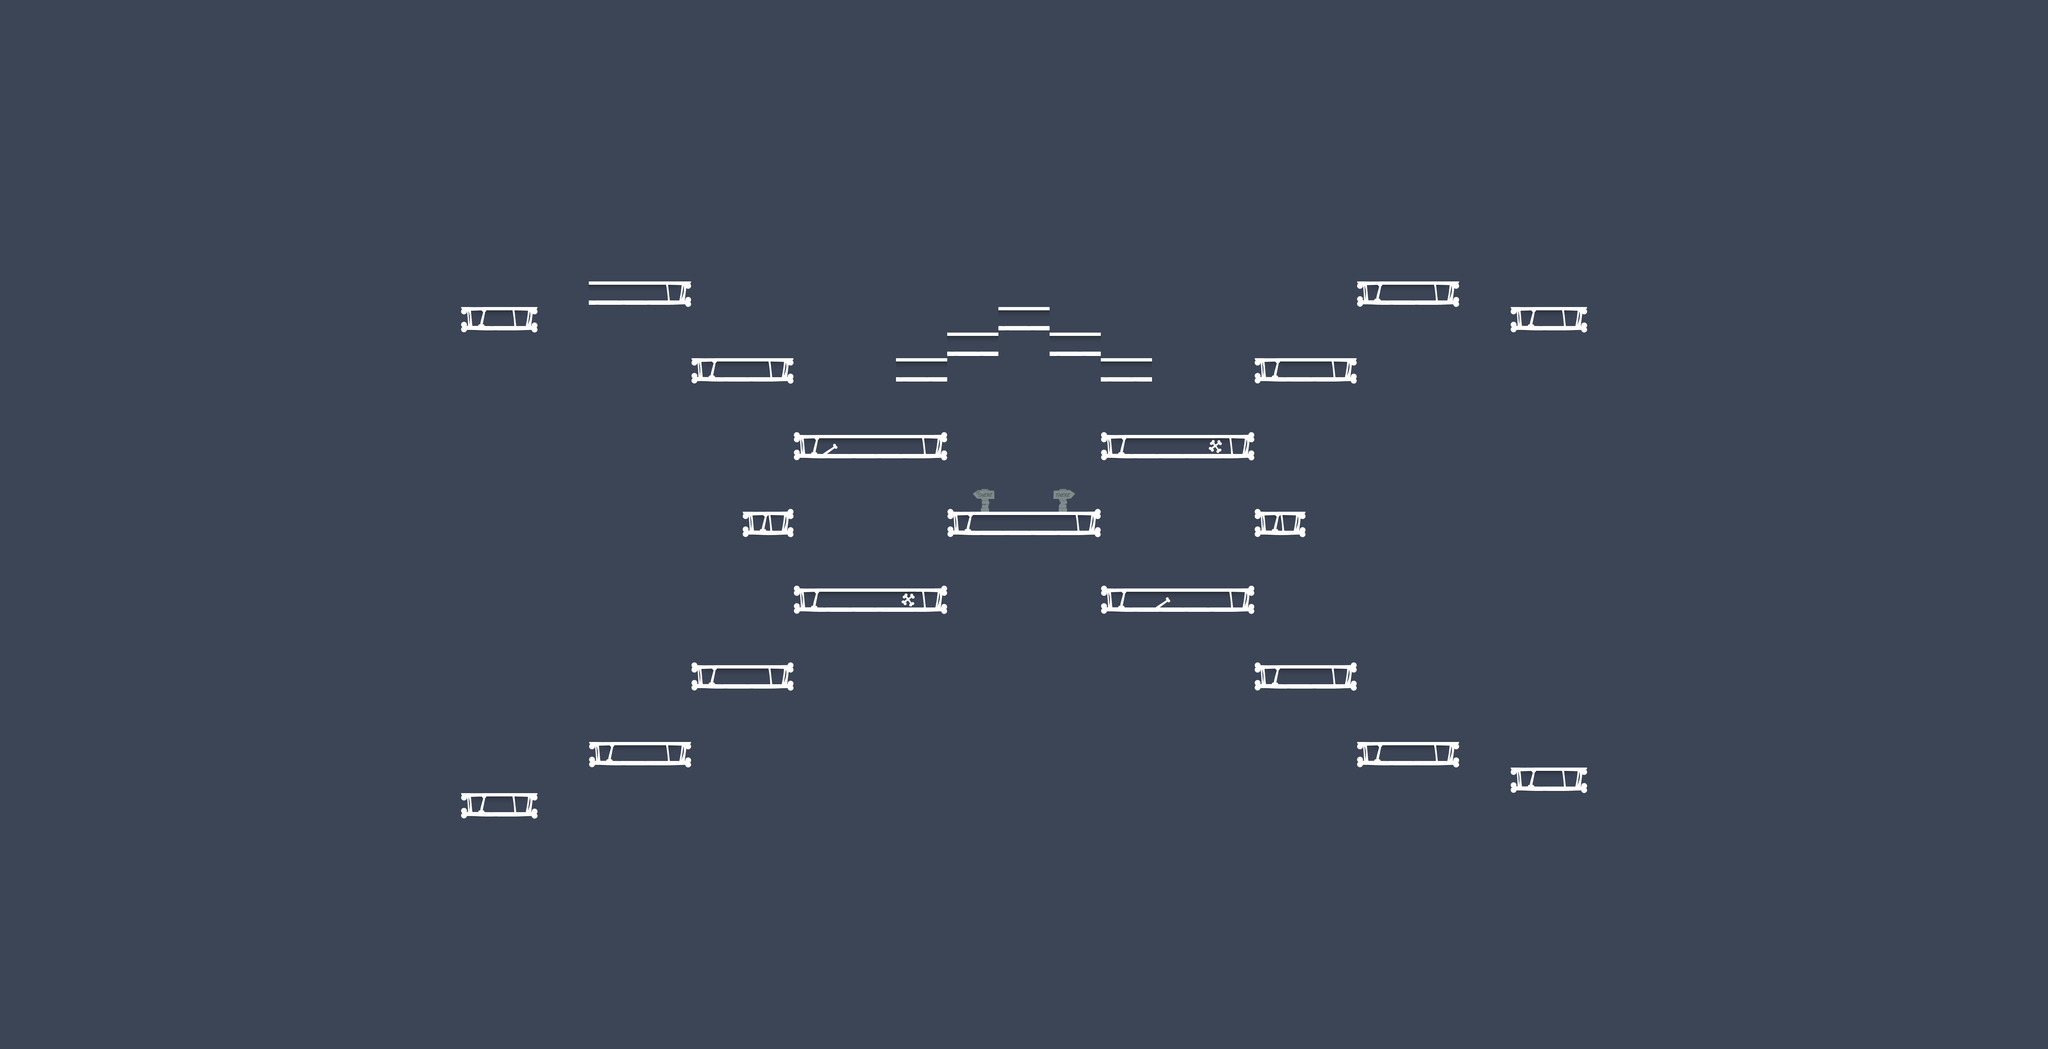

Tiled map render using the project's own tile images. Description and the map definition, with tile-layer contents summarised, below:
An orthogonal 80x41 tile map with 70x70 px tiles, 2 tile layers (collision, foreground) and 17 objects (9x enemy, 4x health, items, door, gun, ...).

<map version="1.2" tiledversion="1.2.2" orientation="orthogonal" renderorder="right-down" width="80" height="41" tilewidth="70" tileheight="70" infinite="0" backgroundcolor="#3c4556" nextlayerid="10" nextobjectid="26">
 <tileset firstgid="1" name="map_tiles_70" tilewidth="70" tileheight="70" tilecount="16" columns="8">
  <image source="../images/map_tiles.png" width="560" height="140" />
  <terraintypes>
   <terrain name="New Terrain" tile="-1" />
   <terrain name="New Terrain" tile="-1" />
  </terraintypes>
  <tile id="0" terrain=",,0,0" />
  <tile id="1" terrain="0,0,0,0" />
  <tile id="2" terrain="0,,0," />
  <tile id="3" terrain="0,,," />
 </tileset>
 <objectgroup color="#ffff00" id="1" name="items">
  <object id="1" name="key" type="items" x="1711.21" y="1957.27" width="70" height="70" />
  <object id="2" name="door" x="3824.85" y="1945.15" width="70" height="70" />
  <object id="3" name="health" x="4211.21" y="2021.21" width="70" height="70" />
  <object id="4" name="gun" x="1712.12" y="696.061" width="70" height="70" />
  <object id="5" name="health" x="1322.12" y="760.606" width="70" height="70" />
  <object id="6" name="health" x="1324.24" y="2091.21" width="70" height="70" />
  <object id="16" name="health" x="4219.55" y="758.939" width="70" height="70" />
 </objectgroup>
 <objectgroup color="#00aa00" id="2" name="player">
  <object id="7" name="player" type="player" x="2766.36" y="1296.36" width="70" height="94.5455" />
 </objectgroup>
 <objectgroup color="#ff0000" id="3" name="enemies">
  <object id="15" name="zombie" type="enemy" x="3180.61" y="1108.79" width="70" height="73.3333">
   <properties>
    <property name="style" value="1" />
   </properties>
  </object>
  <object id="18" name="zombie" type="enemy" x="2349.85" y="1108.79" width="70" height="73.3333">
   <properties>
    <property name="style" value="1" />
   </properties>
  </object>
  <object id="19" name="zombie" type="enemy" x="2352.88" y="1523.94" width="70" height="73.3333">
   <properties>
    <property name="style" value="1" />
   </properties>
  </object>
  <object id="20" name="zombie" type="enemy" x="3189.24" y="1530" width="70" height="73.3333">
   <properties>
    <property name="style" value="1" />
   </properties>
  </object>
  <object id="21" name="zombie" type="enemy" x="3049" y="907.333" width="70" height="73.3333">
   <properties>
    <property name="style" value="1" />
   </properties>
  </object>
  <object id="22" name="zombie" type="enemy" x="2767" y="763.333" width="70" height="73.3333">
   <properties>
    <property name="style" value="1" />
   </properties>
  </object>
  <object id="23" name="zombie" type="enemy" x="2905" y="831.333" width="70" height="73.3333">
   <properties>
    <property name="style" value="1" />
   </properties>
  </object>
  <object id="24" name="zombie" type="enemy" x="2627" y="833.333" width="70" height="73.3333">
   <properties>
    <property name="style" value="1" />
   </properties>
  </object>
  <object id="25" name="zombie" type="enemy" x="2485" y="903.333" width="70" height="73.3333">
   <properties>
    <property name="style" value="1" />
   </properties>
  </object>
 </objectgroup>
 <layer id="8" name="collision" width="80" height="41">
  <data>[3280 cells, 88 non-empty, 5 distinct tile ids]</data>
 </layer>
 <layer id="9" name="foreground" width="80" height="41">
  <data>[3280 cells, 18 non-empty, 4 distinct tile ids]</data>
 </layer>
</map>
